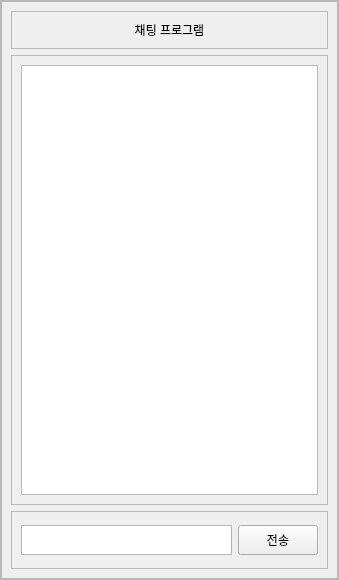
<?xml version="1.0" encoding="UTF-8"?>
<ui version="4.0">
 <class>Form</class>
 <widget class="QWidget" name="Form">
  <property name="geometry">
   <rect>
    <x>0</x>
    <y>0</y>
    <width>339</width>
    <height>580</height>
   </rect>
  </property>
  <property name="windowTitle">
   <string>채팅 프로그램</string>
  </property>
  <layout class="QHBoxLayout" name="horizontalLayout">
   <property name="leftMargin">
    <number>0</number>
   </property>
   <property name="topMargin">
    <number>0</number>
   </property>
   <property name="rightMargin">
    <number>0</number>
   </property>
   <property name="bottomMargin">
    <number>0</number>
   </property>
   <item>
    <widget class="QFrame" name="frame">
     <property name="frameShape">
      <enum>QFrame::StyledPanel</enum>
     </property>
     <property name="frameShadow">
      <enum>QFrame::Raised</enum>
     </property>
     <layout class="QHBoxLayout" name="horizontalLayout_2">
      <property name="spacing">
       <number>0</number>
      </property>
      <property name="leftMargin">
       <number>0</number>
      </property>
      <property name="topMargin">
       <number>0</number>
      </property>
      <property name="rightMargin">
       <number>0</number>
      </property>
      <property name="bottomMargin">
       <number>0</number>
      </property>
      <item>
       <widget class="QFrame" name="frame_3">
        <property name="frameShape">
         <enum>QFrame::StyledPanel</enum>
        </property>
        <property name="frameShadow">
         <enum>QFrame::Raised</enum>
        </property>
        <layout class="QVBoxLayout" name="verticalLayout_3">
         <item>
          <widget class="QFrame" name="frame_2">
           <property name="frameShape">
            <enum>QFrame::StyledPanel</enum>
           </property>
           <property name="frameShadow">
            <enum>QFrame::Raised</enum>
           </property>
           <layout class="QVBoxLayout" name="verticalLayout">
            <item>
             <widget class="QLabel" name="label">
              <property name="text">
               <string>채팅 프로그램</string>
              </property>
              <property name="alignment">
               <set>Qt::AlignCenter</set>
              </property>
             </widget>
            </item>
           </layout>
          </widget>
         </item>
         <item>
          <widget class="QFrame" name="frame_7">
           <property name="frameShape">
            <enum>QFrame::StyledPanel</enum>
           </property>
           <property name="frameShadow">
            <enum>QFrame::Raised</enum>
           </property>
           <layout class="QVBoxLayout" name="verticalLayout_4">
            <item>
             <widget class="QListWidget" name="listWidget_chat">
              <property name="minimumSize">
               <size>
                <width>0</width>
                <height>430</height>
               </size>
              </property>
              <property name="maximumSize">
               <size>
                <width>16777215</width>
                <height>430</height>
               </size>
              </property>
             </widget>
            </item>
           </layout>
          </widget>
         </item>
         <item>
          <widget class="QFrame" name="frame_6">
           <property name="frameShape">
            <enum>QFrame::StyledPanel</enum>
           </property>
           <property name="frameShadow">
            <enum>QFrame::Raised</enum>
           </property>
           <layout class="QHBoxLayout" name="horizontalLayout_3">
            <item>
             <widget class="QTextEdit" name="textEdit">
              <property name="maximumSize">
               <size>
                <width>16777215</width>
                <height>30</height>
               </size>
              </property>
             </widget>
            </item>
            <item>
             <widget class="QPushButton" name="pushButton">
              <property name="minimumSize">
               <size>
                <width>0</width>
                <height>30</height>
               </size>
              </property>
              <property name="maximumSize">
               <size>
                <width>16777215</width>
                <height>30</height>
               </size>
              </property>
              <property name="text">
               <string>전송</string>
              </property>
             </widget>
            </item>
           </layout>
          </widget>
         </item>
        </layout>
       </widget>
      </item>
     </layout>
    </widget>
   </item>
  </layout>
 </widget>
 <resources/>
 <connections/>
</ui>
